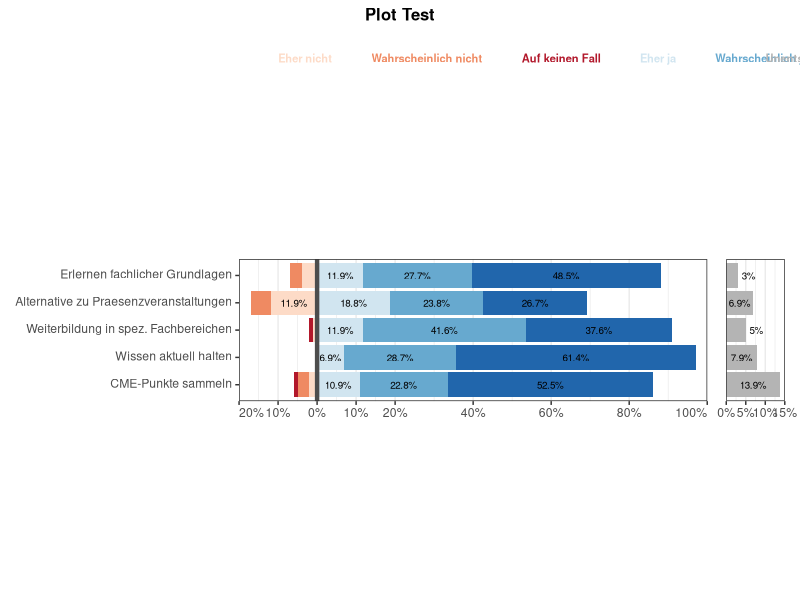

Source code (R):
library(tidyverse)
library(dplyr) 
library(ggplot2) 
library(patchwork)
library(ggtext) 
library(RColorBrewer)


## Create sample data
neutral_data <- data.frame(
  Category = c(
    "CME-Punkte sammeln",
    "Wissen aktuell halten",
    "Weiterbildung in spez. Fachbereichen",
    "Alternative zu Praesenzveranstaltungen",
    "Erlernen fachlicher Grundlagen"
  ),
  Response = rep(4, 5),  
  Count = c(8, 3, 7, 14, 5),
  Total = rep(101, 5),  
  Percentage = c(7.92, 2.97, 6.93, 13.86, 4.95),
  Code = rep("Neutral", 5)
)

nonneutral_data <- data.frame(
  Category = rep(c(
    "CME-Punkte sammeln",
    "Wissen aktuell halten",
    "Weiterbildung in spez. Fachbereichen",
    "Alternative zu Praesenzveranstaltungen",
    "Erlernen fachlicher Grundlagen"
  ), times = c(6, 3, 5, 5, 5)),
  
  Response = c(
    1, 2, 3, 5, 6, 7,
    5, 6, 7,
    1, 3, 5, 6, 7,
    2, 3, 5, 6, 7,
    2, 3, 5, 6, 7 
  ),
  
  Count = c(
    1, 3, 2, 11, 23, 53,
    7, 29, 62,
    1, 1, 12, 42, 37,
    5, 12, 18, 24, 27,
    3, 4, 12, 28, 49
  ),
  
  Total = rep(101, 24),  # Total respondents per category
  
  Percentage = c(
    0.99, 2.97, 1.98, 10.89, 22.70, 52.47,
    6.93, 28.71, 61.38,
    0.99, 0.99, 11.88, 41.58, 37.62,
    4.95, 11.88, 18.81, 23.76, 26.73,
    2.97, 3.96, 11.88, 27.72, 48.51
  ),
  
  Code = as.character(c(
    1, 2, 3, 5, 6, 7,
    5, 6, 7,
    1, 3, 5, 6, 7,
    2, 3, 5, 6, 7,
    2, 3, 5, 6, 7
  )),
  
  Label = c(
    "", "", "", "10.9%", "22.8%", "52.5%",
    "6.9%", "28.7%", "61.4%",
    "", "", "11.9%", "41.6%", "37.6%",
    "", "11.9%", "18.8%", "23.8%", "26.7%",
    "", "", "11.9%", "27.7%", "48.5%" 
  )
)

## Naming the columns & Setting order
column_names <- c(
  "Erlernen fachlicher Grundlagen",
  "Alternative zu Praesenzveranstaltungen",
  "Weiterbildung in spez. Fachbereichen",
  "Wissen aktuell halten",
  "CME-Punkte sammeln"
)

## Define Legend Labels
labels <- c(
  "1" = "Auf keinen Fall",
  "2" = "Wahrscheinlich nicht",
  "3" = "Eher nicht",
  "Neutral" = "Unentschlossen",
  "5" = "Eher ja",
  "6" = "Wahrscheinlich ja",
  "7" = "Auf jeden Fall"
)


#%%%%%%%%%%%%%%%%%%%%%%%%%%%%%%%%%%%%%%%%%%%%%%%%%%%%%%%%%%%%%%%%%%%%%%%%%%%%%%%%%%%%%%%%%%%
# Color and Label Setup
#%%%%%%%%%%%%%%%%%%%%%%%%%%%%%%%%%%%%%%%%%%%%%%%%%%%%%%%%%%%%%%%%%%%%%%%%%%%%%%%%%%%%%%%%%%%

brewer_colors <- brewer.pal(n = 7, name = "RdBu")
cols <- c(
  "1" = brewer_colors[1],
  "2" = brewer_colors[2],
  "3" = brewer_colors[3],
  "Neutral" = "#B4B4B4",
  "5" = brewer_colors[5],
  "6" = brewer_colors[6],
  "7" = brewer_colors[7]
)

# Function to create formatted legend labels
custom_labels <- function(labels, colors) {
  sapply(names(labels), function(i) {
    paste0("<span style='color:", colors[i], ";'>", labels[i], "</span>")
  })
}

# Create one formatted label set for all values (1-7 + Neutral)
formatted_labels <- custom_labels(labels, cols)


#%%%%%%%%%%%%%%%%%%%%%%%%%%%%%%%%%%%%%%%%%%%%%%%%%%%%%%%%%%%%%%%%%%%%%%%%%%%%%%%%%%%%%%%%%%%
# Calculate Plot Dimensions
#%%%%%%%%%%%%%%%%%%%%%%%%%%%%%%%%%%%%%%%%%%%%%%%%%%%%%%%%%%%%%%%%%%%%%%%%%%%%%%%%%%%%%%%%%%%

stacked_sums <- nonneutral_data %>%
  group_by(Category) %>%
  summarise(
    LeftSum = sum(Percentage[Code %in% c("1", "2", "3")]),
    RightSum = sum(Percentage[Code %in% c("5", "6", "7")])
  ) %>%
  ungroup()

max_left_stack <- max(stacked_sums$LeftSum)
max_right_stack <- max(stacked_sums$RightSum)
max_neutral <- max(neutral_data$Percentage)

x_left <- max(ceiling(max_left_stack / 10) * 10, 15)
x_right <- max(ceiling(max_right_stack / 10) * 10, 15)
x_neutral <- max(ceiling(max_neutral / 5) * 5, 12.5)

x_left <- min(x_left, 100)
x_right <- min(x_right, 100)
x_neutral <- min(x_neutral, 100)

width_ratio <- (x_left + x_right) / max(x_neutral, 12.5)

x_breaks <- unique(sort(c(
  -10, 10, 
  seq(-ceiling(x_left / 10) * 10, ceiling(x_right / 10) * 10, by = 20)
)))

hjust_values <- sapply(x_breaks, function(x) {
  if (x == min(x_breaks, na.rm = TRUE)) {
    0
  } else if (x == max(x_breaks, na.rm = TRUE)) {
    1
  } else {
    0.5
  }
})

#%%%%%%%%%%%%%%%%%%%%%%%%%%%%%%%%%%%%%%%%%%%%%%%%%%%%%%%%%%%%%%%%%%%%%%%%%%%%%%%%%%%%%%%%%%%
# Create Plots
#%%%%%%%%%%%%%%%%%%%%%%%%%%%%%%%%%%%%%%%%%%%%%%%%%%%%%%%%%%%%%%%%%%%%%%%%%%%%%%%%%%%%%%%%%%%

p1 <- ggplot(nonneutral_data, 
             aes(x = ifelse(Code %in% c("1", "2", "3"), -Percentage, Percentage),
                 y = factor(Category, levels = rev(column_names)),  # Force the correct order
                 fill = factor(Code, levels = c("3", "2", "1", "5", "6", "7")))) +
  geom_col(position = position_stack(reverse = TRUE)) +
  geom_text(aes(label = Label),
            position = position_stack(vjust = 0.5, reverse = TRUE),
            size = 2.5) + #Reduced Text Size
  scale_fill_manual(
    values = cols,
    labels = formatted_labels
  ) +
  guides(fill = guide_legend(title = NULL, 
                             nrow = 1, 
                             byrow = FALSE,
                             override.aes = list(fill = NA, size = 0))) +
  scale_x_continuous(breaks = x_breaks,
                     labels = ~paste0(abs(.x), "%"),
                     limits = c(-x_left, x_right),
                     expand = c(0, 0)) +
  geom_vline(xintercept = 0, 
             linetype = "solid", 
             linewidth = 1.5, 
             color = "grey30") +
  theme_bw() +
  theme(
    panel.grid.major.y = element_blank(),
    legend.text = element_markdown(size = 8, face = "bold"),
    legend.box.just = "left",
    legend.justification = "left",
    legend.position = "top",
    axis.title = element_blank(),
    axis.text = element_markdown(),
    axis.text.x = element_markdown(hjust = hjust_values),
    axis.text.y = element_markdown(),
    axis.ticks.y = element_line(),
    panel.background = element_blank(),
    plot.background = element_rect(fill = "transparent", color = NA),
    legend.background = element_blank(),
  ) +
  coord_fixed(ratio = 7)

p2 <- ggplot(neutral_data, aes(x = Percentage, y = Category, fill = Code)) +
  geom_col() +
  geom_text(data = neutral_data %>% 
              filter(Percentage >= 5),
            aes(label = paste0(round(Percentage, 1), "%")),
            position = position_stack(vjust = 0.5),
            size = 2.5) +
  geom_text(data = neutral_data %>% 
              filter(Percentage < 5),
            aes(label = paste0(round(Percentage, 1), "%"),
                x = Percentage + 1),
            hjust = 0,
            size = 2.5) +  # Reduced text size
  scale_fill_manual(
    values = cols,
    labels = formatted_labels
  ) +
  guides(fill = guide_legend(title = NULL,
                             nrow = 1,
                             override.aes = list(fill = NA, size = 0))) +
  scale_x_continuous(limits = c(0, x_neutral),
                     expand = c(0, 0),
                     labels = ~paste0(.x, "%")) +
  theme_bw() +
  theme(
    panel.grid.major.y = element_blank(),
    legend.text = element_markdown(size = 8, face = "bold"),
    legend.justification = "left",
    legend.position = "top",
    axis.title = element_blank(),
    axis.text = element_markdown(),
    axis.text.y = element_blank(),
    axis.ticks.y = element_blank(),
    panel.background = element_blank(),
    plot.background = element_rect(fill = "transparent", color = NA),
    legend.background = element_blank()
  ) +
  coord_fixed(ratio = 7)

#%%%%%%%%%%%%%%%%%%%%%%%%%%%%%%%%%%%%%%%%%%%%%%%%%%%%%%%%%%%%%%%%%%%%%%%%%%%%%%%%%%%%%%%%%%%
# Combine and Return Plots
#%%%%%%%%%%%%%%%%%%%%%%%%%%%%%%%%%%%%%%%%%%%%%%%%%%%%%%%%%%%%%%%%%%%%%%%%%%%%%%%%%%%%%%%%%%%

plot_example <- (p1 | p2) +
  plot_layout(
    guides = "keep",
    widths = c(1, 1 / width_ratio)
  ) +
  plot_annotation(
    title = "Plot Test",
    theme = theme(
      plot.title = element_text(
        hjust = 0.5,
        vjust = 1,
        size = 12,
        face = "bold"
      ),
      plot.background = element_rect(fill = "transparent", color = NA),
      legend.position = "top",
      legend.justification = "left",
      legend.box.just = "left"
    )
  )

ggsave(
  filename = "plot_example.png",  
  plot = plot_example,         
  width = 9,                   
  height = 9 * 0.4,            
  dpi = 150,                   
  units = "in",                
  device = "png"               
)